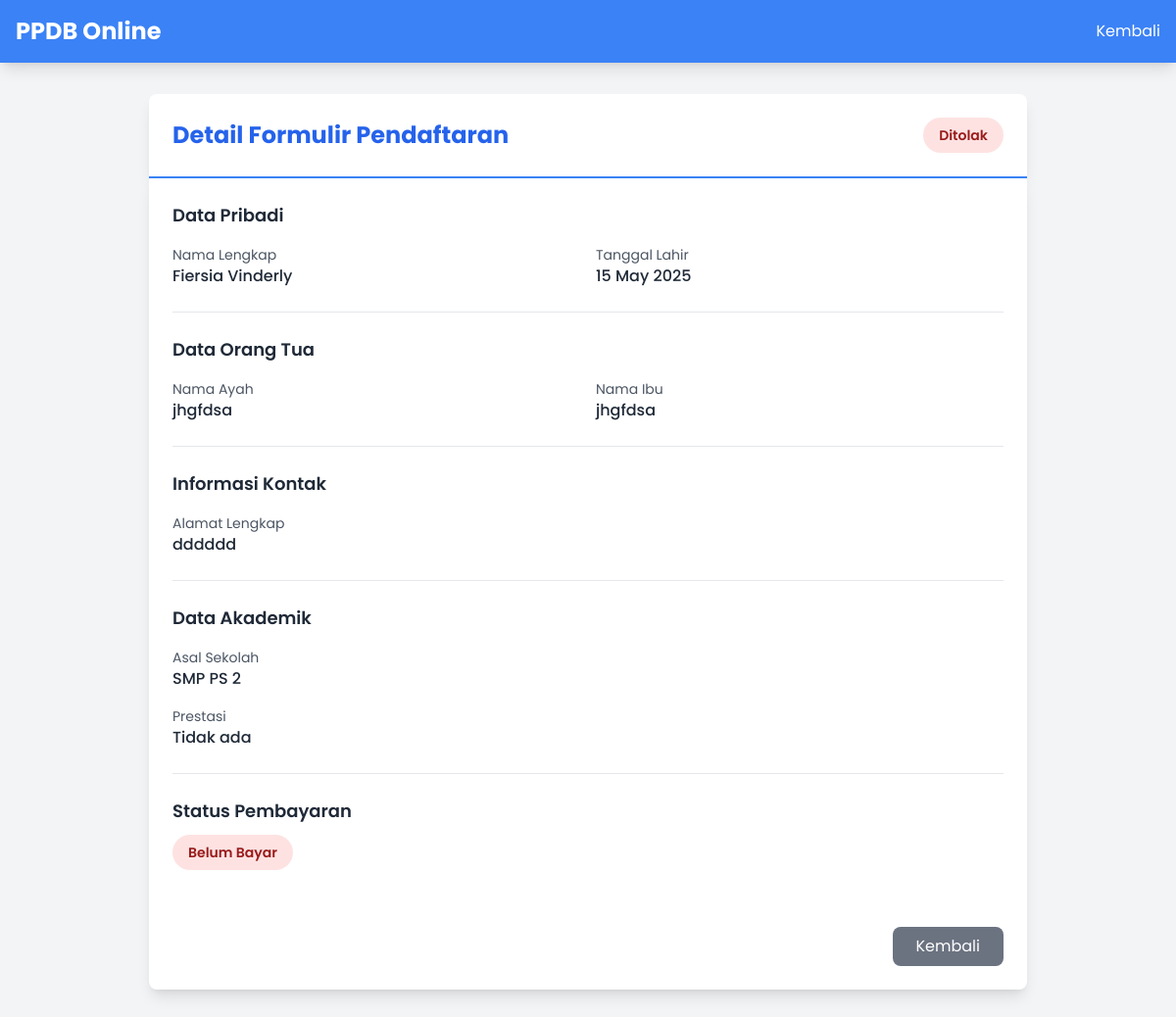
/admin/form_detail/1 (signed in), run on an earlier commit of the app's database.
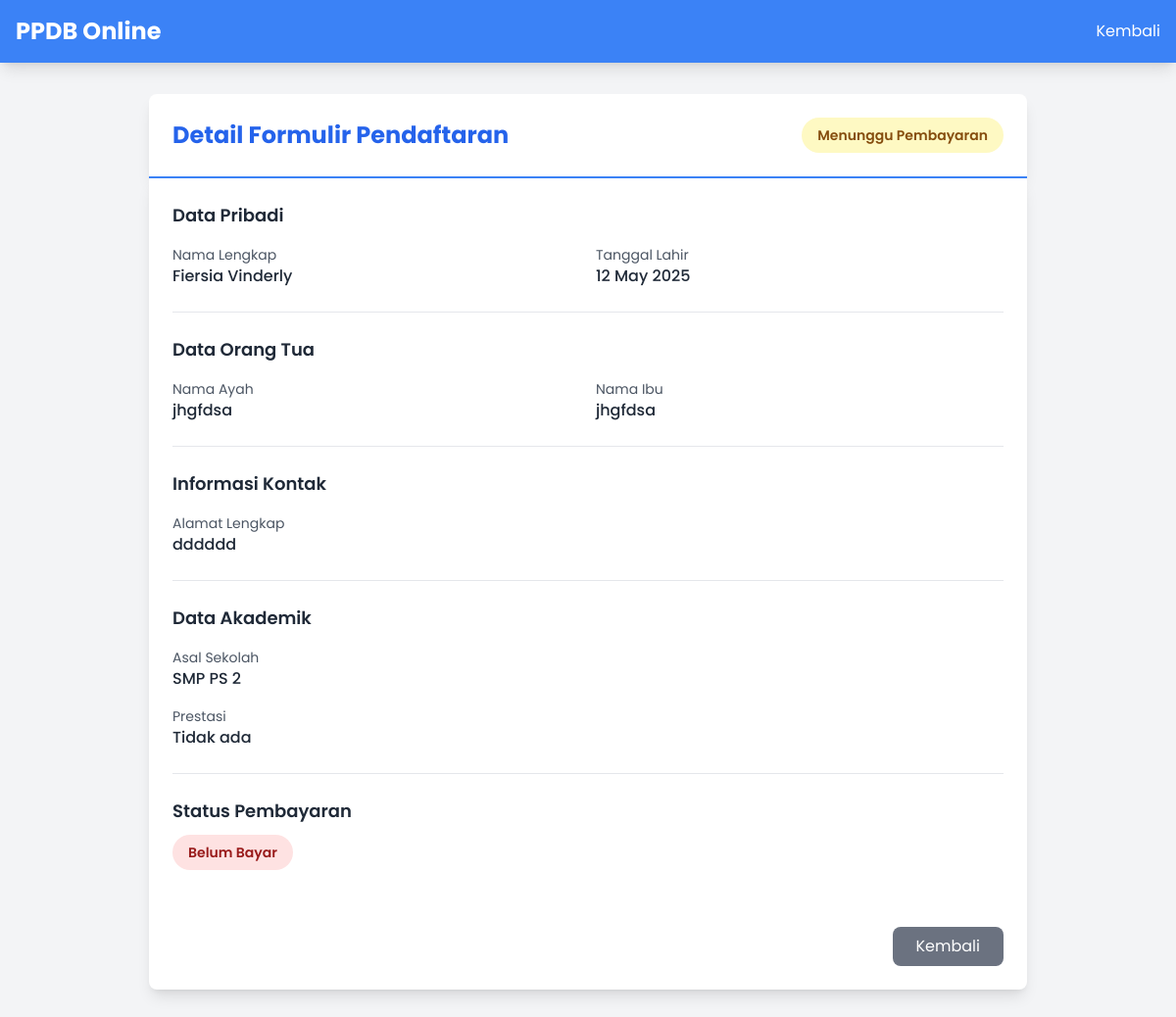
And on a later commit of the database.
### app/models.py (models this page shows, shortened)
class StudentForm(db.Model):
    __tablename__ = 'student_forms'
    id = db.Column(db.Integer, primary_key=True)
    user_id = db.Column(db.Integer, db.ForeignKey('users.id'), nullable=False)
    full_name = db.Column(db.String(100), nullable=False)
    gender = db.Column(db.String(1), nullable=False)
    birth_place = db.Column(db.String(100), nullable=False)
    birth_date = db.Column(db.Date, nullable=False)
    religion = db.Column(db.String(20), nullable=False)
    nisn = db.Column(db.String(20), nullable=False)
    father_name = db.Column(db.String(100), nullable=False)
    mother_name = db.Column(db.String(100), nullable=False)
    parent_phone = db.Column(db.String(15), nullable=False)
    parent_occupation = db.Column(db.String(100), nullable=False)
    address = db.Column(db.Text, nullable=False)
    previous_school = db.Column(db.String(100), nullable=False)
    achievement_file = db.Column(db.String(255), nullable=True)
    status = db.Column(db.String(20), default='Menunggu')
    payment_proof = db.Column(db.String(255), nullable=True)
    payment_status = db.Column(db.String(20), default='Belum Bayar')
    created_at = db.Column(db.DateTime, default=datetime.utcnow)
    user = db.relationship('User', backref='forms')
    accepted_record = db.relationship('AcceptedStudent', backref='form',
                                    uselist=False, cascade='all, delete-orphan')
    rejected_record = db.relationship('RejectedStudent', backref='form',
                                    uselist=False, cascade='all, delete-orphan')
    spp_payments = db.relationship('PaymentSPP', backref='student',
                                 lazy='dynamic', cascade='all, delete-orphan')

### app/routes/admin.py (the view)
    def wrapper(*args, **kwargs):
        if not current_user.is_authenticated or not current_user.is_admin:
            flash("Anda tidak memiliki akses ke halaman ini.", "danger")
            return redirect(url_for('main.index'))
        return func(*args, **kwargs)

### app/routes/admin.py (called while the page is built)
def admin_required(func):
    def wrapper(*args, **kwargs):
        if not current_user.is_authenticated or not current_user.is_admin:
            flash("Anda tidak memiliki akses ke halaman ini.", "danger")
            return redirect(url_for('main.index'))
        return func(*args, **kwargs)
    wrapper.__name__ = func.__name__
    return wrapper

@admin_bp.route('/form_detail/<int:form_id>', methods=['GET'])
@login_required
@admin_required
def form_detail(form_id):
    form = StudentForm.query.get_or_404(form_id)
    return render_template('form_detail.html', form=form)

### app/templates/form_detail.html (shortened to what the changed rows need)
<!DOCTYPE html>
<html lang="id">
<head>
    <script src="https://cdn.tailwindcss.com"></script>
</head>
<body class="bg-gray-100 text-gray-800 min-h-screen flex flex-col">
    <div class="container mx-auto px-4 py-8">
        <div class="max-w-4xl mx-auto">
            <div class="bg-white rounded-t-lg shadow-lg p-6 border-b-2 border-blue-500">
                <div class="flex justify-between items-center">
                    <h2 class="text-2xl font-bold text-blue-600">Detail Formulir Pendaftaran</h2>
                    <span class="px-4 py-2 rounded-full text-sm font-semibold
                        {% if form.status == 'Diterima' %}
                            bg-green-100 text-green-800
                        {% elif form.status == 'Ditolak' %}
                            bg-red-100 text-red-800
                        {% else %}
                            bg-yellow-100 text-yellow-800
                        {% endif %}">
                        {{ form.status }}
                    </span>
                </div>
            </div>
            <div class="bg-white rounded-b-lg shadow-lg p-6 space-y-6">
                <div class="border-b pb-6">
                    <div class="grid md:grid-cols-2 gap-4">
                        <div>
                            <p class="text-sm text-gray-600">Nama Lengkap</p>
                            <p class="font-medium">{{ form.full_name }}</p>
                        </div>
                        <div>
                            <p class="text-sm text-gray-600">Tanggal Lahir</p>
                            <p class="font-medium">{{ form.birth_date.strftime('%d %B %Y') }}</p>
                        </div>
                    </div>
                </div>
                <div class="border-b pb-6">
                    <div class="grid md:grid-cols-2 gap-4">
                        <div>
                            <p class="text-sm text-gray-600">Nama Ayah</p>
                            <p class="font-medium">{{ form.father_name }}</p>
                        </div>
                        <div>
                            <p class="text-sm text-gray-600">Nama Ibu</p>
                            <p class="font-medium">{{ form.mother_name }}</p>
                        </div>
                    </div>
                </div>
                <div class="border-b pb-6">
                    <div>
                        <p class="text-sm text-gray-600">Alamat Lengkap</p>
                        <p class="font-medium">{{ form.address }}</p>
                    </div>
                </div>
                <div class="border-b pb-6">
                    <div class="space-y-4">
                        <div>
                            <p class="text-sm text-gray-600">Asal Sekolah</p>
                            <p class="font-medium">{{ form.previous_school }}</p>
                        </div>
                    </div>
                </div>
                <div class="pb-6">
                    <h3 class="text-lg font-semibold text-gray-800 mb-4">Status Pembayaran</h3>
                    <span class="px-4 py-2 rounded-full text-sm font-semibold
                        {% if form.payment_status == 'Lunas' %}
                            bg-green-100 text-green-800
                        {% else %}
                            bg-red-100 text-red-800
                        {% endif %}">
                        {{ form.payment_status or 'Belum Bayar' }}
                    </span>
                </div>
            </div>
        </div>
    </div>
</body>
</html>

What changed in the data, as far as the page shows it:
changed StudentForm "Fiersia Vinderly": status "Ditolak" → "Menunggu Pembayaran"; birth_date "15 May 2025" → "12 May 2025"
